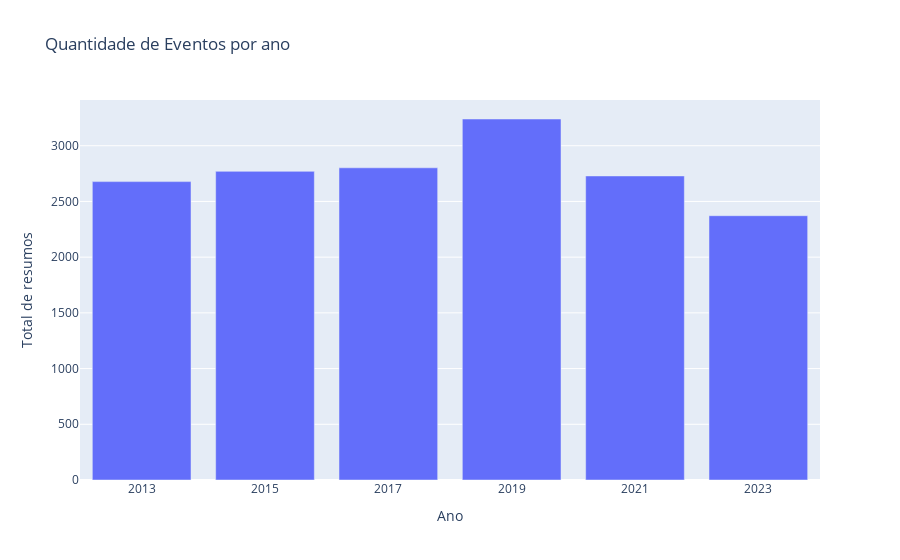

Here is the notebook cell this chart was saved with:
### Code cell
# atualizar traces do eixo x: anos fixos
fig2.update_xaxes(tickvals=[2013, 2015, 2017, 2019, 2021, 2023])
fig2.show()

### Figure 1 — Plotly figure (JSON) as saved in the notebook; plotly's stock layout.template omitted (floating-point values rounded to 4 significant figures)
{"data": [{"alignmentgroup": "True", "hovertemplate": "Ano=%{x}<br>Total de resumos=%{y}<extra></extra>", "legendgroup": "", "marker": {"color": "#636efa", "pattern": {"shape": ""}}, "name": "", "offsetgroup": "", "orientation": "v", "showlegend": false, "textposition": "auto", "type": "bar", "x": [2013, 2015, 2017, 2019, 2021, 2023], "xaxis": "x", "y": [2678, 2770, 2802, 3240, 2729, 2372], "yaxis": "y"}], "layout": {"barmode": "relative", "legend": {"tracegroupgap": 0}, "title": {"text": "Quantidade de Eventos por ano"}, "xaxis": {"anchor": "y", "domain": [0, 1], "tickvals": [2013, 2015, 2017, 2019, 2021, 2023], "title": {"text": "Ano"}}, "yaxis": {"anchor": "x", "domain": [0, 1], "title": {"text": "Total de resumos"}}}}
